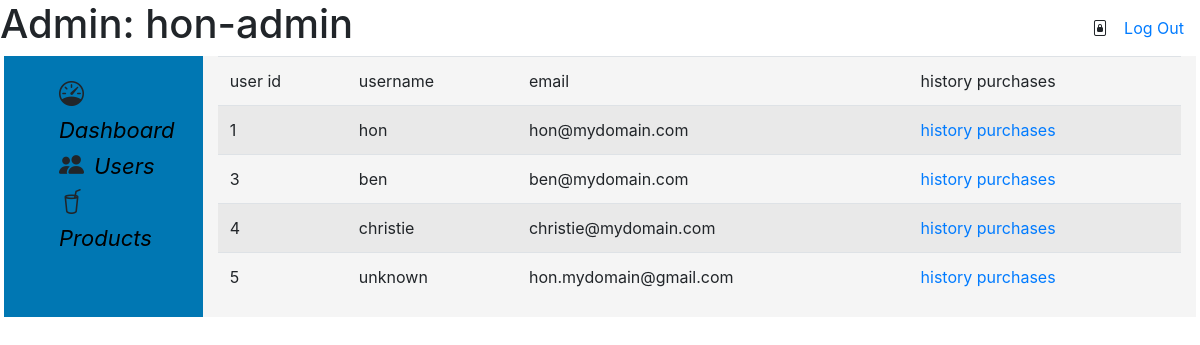
The app's page /coffee_admin/users (signed in), older data.
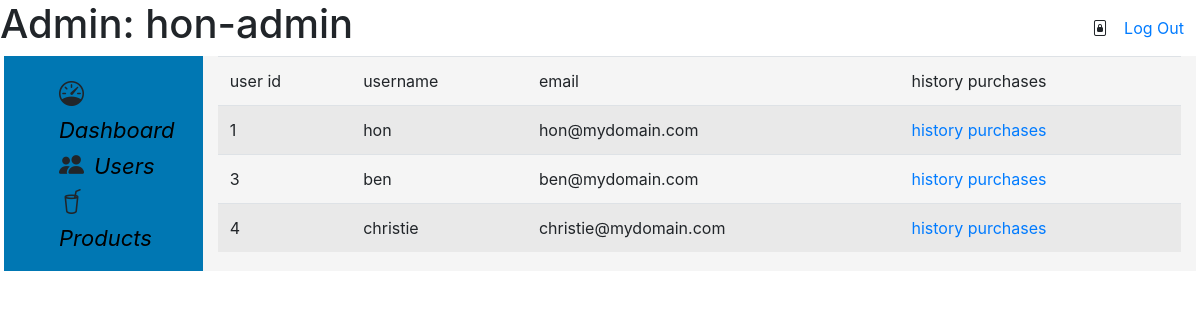
The same page, newer data.
### eCoffee/models.py (models this page shows)
class User(AbstractUser):
    pass

### eCoffee/views.py (the view)
# urls.py: path('coffee_admin/users',views.admin_users,name='admin_users'),
@user_passes_test(is_admin)
def admin_users(request):
    users=User.objects.exclude(username='hon-admin')
    return render(request,'eCoffee/admin_users.html',{'users':users})

### eCoffee/context_processors.py (called while the page is built)
def send_cart_length(request):
    cart_length = 0
    total = 0
    if request.user.is_authenticated:
        try:
            cart = Cart.objects.get(user=request.user)
            cart_length = cart.get_total_items()
            total = cart.get_total_price()
        except Cart.DoesNotExist:
            cart_length = 0
            total = 0
    else:
        cart_length = 0
    return {'cart_length': cart_length, 'total': total}

### eCoffee/views.py (called while the page is built)
def is_admin(user):
    return user.is_authenticated and user.is_staff

### eCoffee/templates/eCoffee/admin_users.html (shortened to what this page needs)
{% extends "eCoffee/main_dashboard.html" %}
{% block body %}
{%if users %}
<div class="admin-user-container">
   <table class='table table-striped'>
      <thead>
        <tr><td>user id</td><td>username</td><td>email</td><td>history purchases</td></tr>
      </thead>
      <tbody>
        {%for user in users %}
        <tr><td>{{user.id}}</td><td>{{user.username}}</td><td>{{user.email}}</td><td><a href="{% url 'profile' user.id %}">history purchases</a></td></tr>
        {%endfor%}
      </tbody>
    </table>
</div>
{%endif%}
{%endblock%}

### eCoffee/templates/eCoffee/main_dashboard.html (shortened to what this page needs)
<!DOCTYPE html>
<html lang="en">
    <head>
      {%load static %}
        <link rel="stylesheet" href="https://stackpath.bootstrapcdn.com/bootstrap/4.4.1/css/bootstrap.min.css">
        <link href="https://cdn.jsdelivr.net/npm/bootstrap-icons@1.8.1/font/bootstrap-icons.css" rel="stylesheet">
        <link href="{% static 'eCoffee/style.css' %}" rel="stylesheet">
        <link href="{% static 'eCoffee/layout-style.css' %}" rel="stylesheet">
        <link href="{% static 'eCoffee/index-style.css' %}" rel="stylesheet">
        <link href="{% static 'eCoffee/admin-style.css' %}" rel="stylesheet">
        <link href="{% static 'eCoffee/admin-products-style.css' %}" rel="stylesheet">
    </head>
    <body>
<div class="admin-container">
   {% if request.user.is_authenticated%}
   <div class="d-flex justify-content-between"><h1>Admin: {{user.username}}</h1>
      <div class="d-flex justify-content-center align-items-center">
         <i class="bi bi-file-lock2"></i>
         <a class="nav-link" href="{% url 'logout' %}">Log Out</a>
      </div>
   </div>
   {%endif%}
   <div class="row mx-1">
      <div class="sidebar col-md-2" style="background-color:#0077b3;">
         <ul>
            <li class="sidebar-item"><i class="bi bi-speedometer"></i><a href="{% url 'main_dashboard' %}" class="admin">Dashboard</a></li>
            <li class="sidebar-item"> <i class="bi bi-people-fill"></i><a href="{% url 'admin_users' %}" class="admin">Users</a></li>
            <li class="sidebar-item"><i class="bi bi-cup-straw"></i><a href="{% url 'admin_products' %}" class="admin">Products</a></li>
         </ul>
      </div>
      <div class="main col-md-10" style="background-color:whitesmoke;">
         {%block body%}
         {%endblock%}
        </div>
      </div>
   </div>
</body>

### eCoffee/static/eCoffee/style.css (style rules this page uses)
body, html { max-width: 100%; box-sizing: border-box; }

### eCoffee/static/eCoffee/layout-style.css (style rules this page uses)
ul { justify-content: space-evenly; justify-content: center; align-items: center; }
ul > li { margin-right:10px; }

### eCoffee/static/eCoffee/index-style.css (style rules this page uses)
ul > li { list-style: none; }

### eCoffee/static/eCoffee/admin-style.css (style rules this page uses)
a.admin { color:black; font-size:22px; font-style: italic; -webkit-font-smoothing: antialiased; }
.sidebar { padding-top:20px; float:left; }
ul > li.sidebar-item i { padding-right:10px; font-size: 25px; }

Row changes from the older to the newer data that the page shows:
removed User: id "5", username "unknown", email "hon.mydomain@gmail.com"
